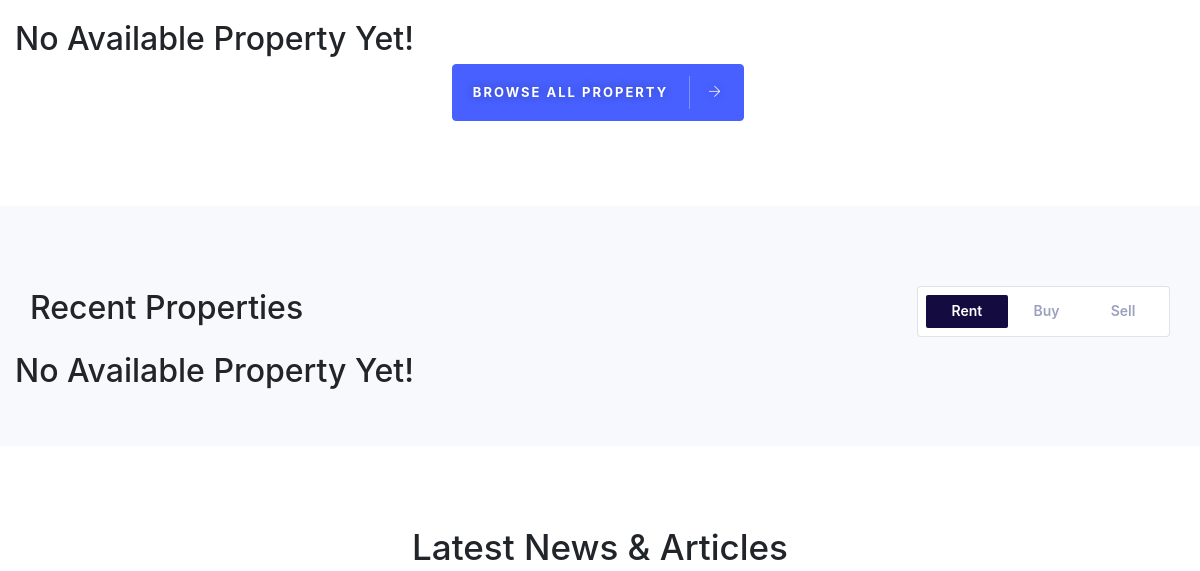
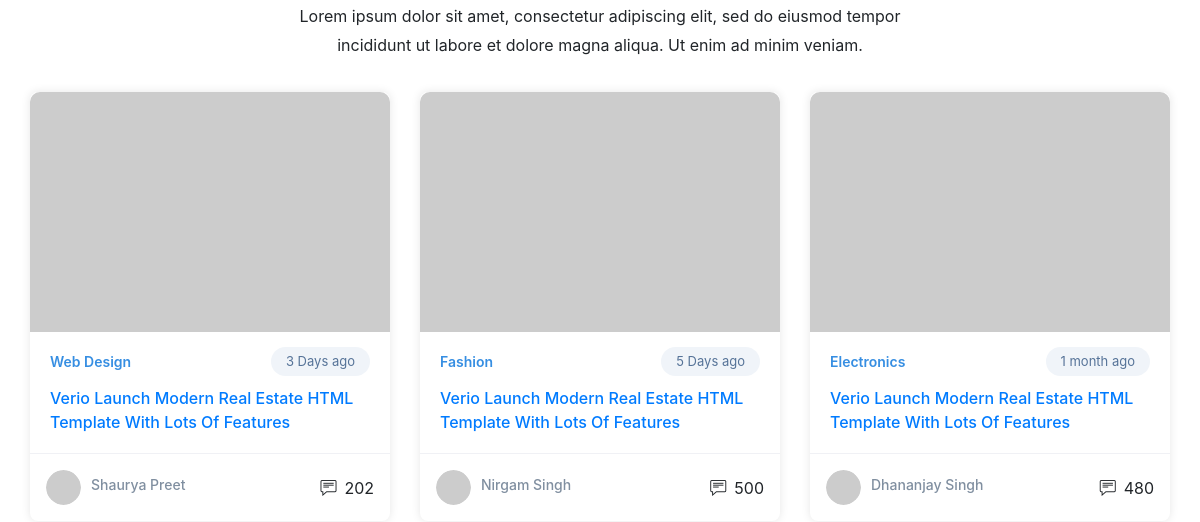
Before: / (middle part) with the older database file (2 pictures, top to bottom).
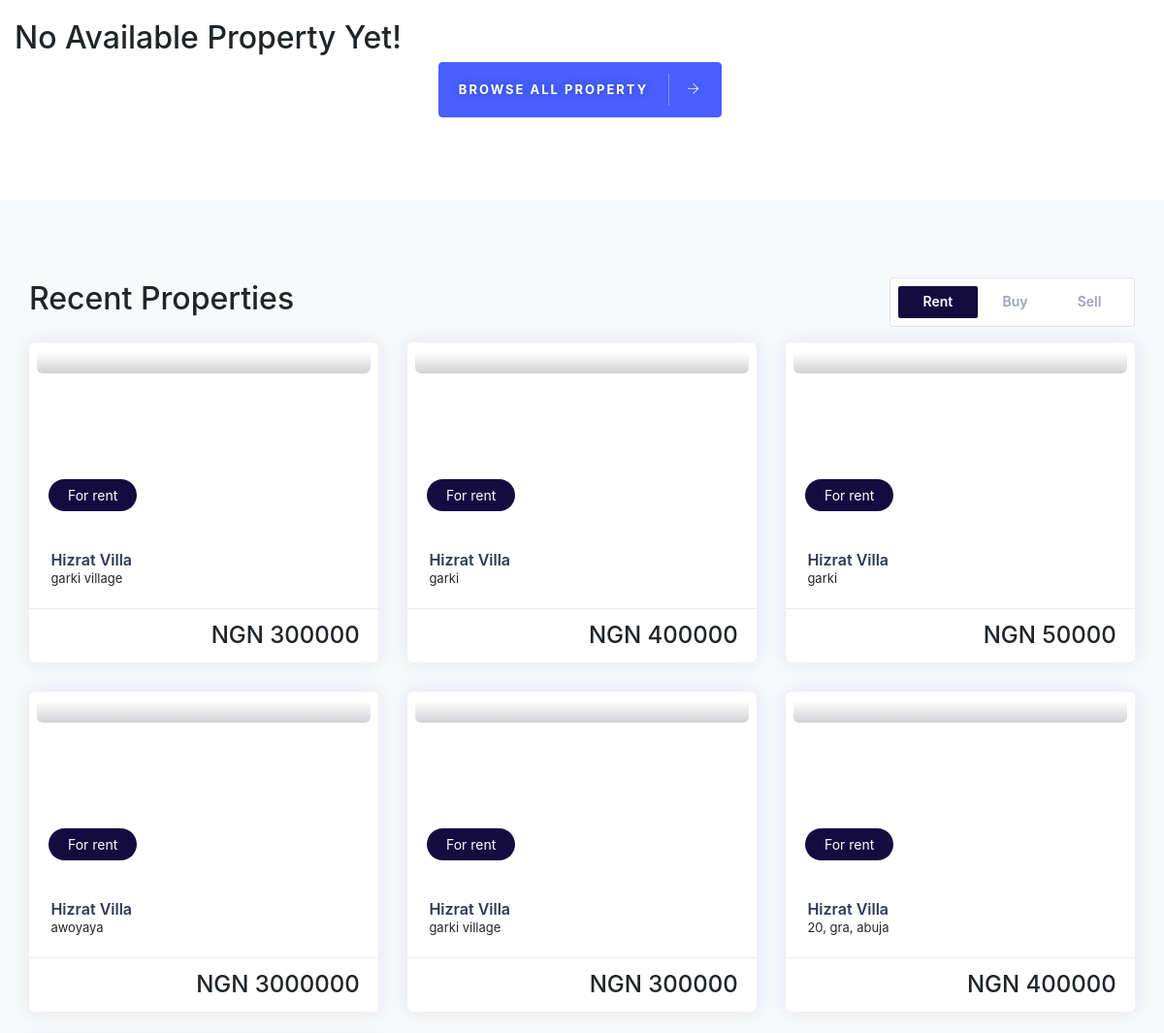
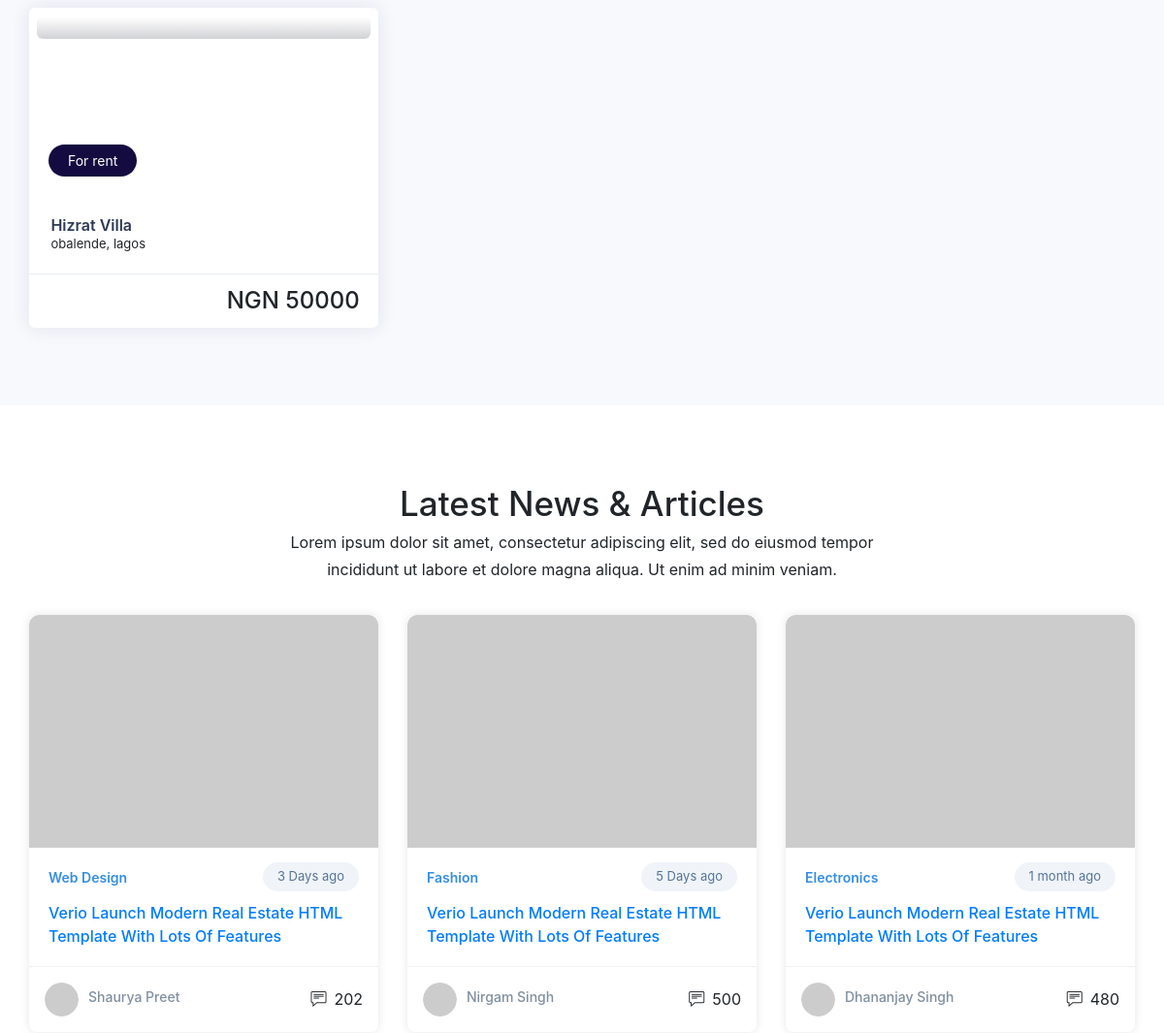
After: the same page with the newer database file (2 pictures, top to bottom).
### properties/models.py (models this page shows, shortened)
class Property(models.Model):
    title          = models.CharField(max_length=20, verbose_name='title')
    status         = models.CharField(max_length=20, verbose_name='status')
    types          = models.CharField(max_length=20, verbose_name='types')
    price          = models.IntegerField(default=0)
    slug           = models.SlugField(max_length=200, null=True, blank=True)
    area           = models.CharField(max_length=20, verbose_name='area')
    bedrooms       = models.CharField(max_length=20, verbose_name='bedrooms')
    bathrooms      = models.CharField(max_length=20, verbose_name='bathrooms')
    image_one      = CloudinaryField(null=True, blank=True)
    image_two      = CloudinaryField(null=True, blank=True)
    image_three    = CloudinaryField(null=True, blank=True)
    image_four     = CloudinaryField(null=True, blank=True)
    image_five     = CloudinaryField(null=True, blank=True)
    location       = models.CharField(max_length=200, verbose_name='location')
    description    = models.TextField(max_length=2000, verbose_name='description')
    created_on     = models.DateTimeField(default=timezone.now)
    customer       = models.ForeignKey(UserRegistration, on_delete= models.CASCADE, blank=True, null=True)
    class Meta:
        ordering = ['-created_on']
    @property
    def imageURL_one(self):
        try:
            url = self.image_one.url
        except:
            url = ''
        return url

### properties/views.py (the view)
# urls.py: 2. Add a URL to urlpatterns:  path('', views.home, name='home')
def home(request):
    property_list = Property.objects.all()
    properties = Property.objects.filter().order_by('-created_on')[0:20]
    featuredProperty_list = FeaturedProperty.objects.all()
    featuredProperties = FeaturedProperty.objects.filter().order_by('-created_on')[0:20]
    if request.method == 'POST':
        form = UserRegistrationForm(request.POST or None)
        if form.is_valid():
            print(form.cleaned_data)
            form.save()
            obj = form.save()
            email = obj.email
            current_site=get_current_site(request)
            email_subject='Activate Your Account'
            message=render_to_string('home/activate.html',
            {
                'user':form,
                'domain':current_site.domain,
                'uid':urlsafe_base64_encode(force_bytes(obj.id)),
                'token':generate_token.make_token(obj)
            })
            email_message = EmailMessage(
                email_subject,
                message,
                settings.EMAIL_HOST_USER,
                [email]
            )
            email_message.send()
            get_plan = Plan.objects.get(plan_type='Free')
            instance = UserPlan.objects.create(user=obj, plan=get_plan)
            messages.success(request, "Registration Successful." )
            return redirect('/')
        else:
            print(form.cleaned_data)
            messages.error(request, "Sign Up not successful")
            return render(request, 'home/index.html',{'property_list': property_list,'featuredProperty_list': featuredProperty_list,'properties': properties,'featuredProperties': featuredProperties,'form':form})
    else:
        form = UserRegistrationForm()
    return render(request, 'home/index.html',{'property_list': property_list,'featuredProperty_list': featuredProperty_list,'properties': properties,'featuredProperties': featuredProperties,'form':form})

### templates/home/index.html (shortened to what this page needs)
{% extends 'base/homeBase.html' %}
{% load static %}
{% block content %}
<section>
	<div class="container">
		<div class="row justify-content-center">
			<div class="col-lg-7 col-md-8">
			</div>
		</div>
		<div class="row">
			{% for featured_property in featuredProperties %}
			<div class="col-lg-4 col-md-6 col-sm-12">
				<div class="single_property_style property_style_2 modern">
					<div class="listing_thumb_wrapper">
						<div class="property_gallery_slide-thumb">
							<a href="{% url 'property_detail' featured_property.slug  %}"><img src="{{ featured_property.imageURL_one }}" class="img-fluid mx-auto" alt=""></a>
						</div>
						<div class="uilist_view_thumb">
							<a href="#" class="uilist-btn text-warning" data-toggle="tooltip" data-original-title="304 Views"><i class="ti-eye"></i></a>
						</div>
					</div>
					<div class="property_caption_wrappers pb-0">
						<div class="property_short_detail">
							<div class="pr_type_status">
								<h4 class="pr-property_title mb-1"><a href="{% url 'property_detail' featured_property.slug  %}">{{ featured_property.title }}</a></h4>
								<div class="listing-location-name"><a href="{% url 'property_detail' featured_property.slug  %}">{{ featured_property.area }}</a></div>
							</div>
							<div class="property-real-price"><a href="{% url 'property_detail' featured_property.slug  %}" class="cl-blue">NGN {{ featured_property.price }}<span class="price_status"></span></a></div>
						</div>
					</div>
					<div class="modern_property_footer">
						<div class="property-lists flex-1">
							<ul>
							</ul>
						</div>
						<div class="fp_types">For {{ featured_property.status }}</div>
					</div>
				</div>
			</div>
			{% empty %}
                        <h2>No Available Property Yet!</h2>
            {% endfor %}
		</div>
		<div class="row">
			<div class="col-lg-12 col-md-12 col-sm-12 text-center">
				<a href="#" class="btn btn-theme arrow-btn bg-2">Browse All Property<span><i class="ti-arrow-right"></i></span></a>
			</div>
		</div>
	</div>
</section>
<section class="gray-simple min">
	<div class="container">
		<div class="row">
			<div class="col-lg-12 col-md-12 col-sm-12 mb-3">
				<div class="sec-heading2">
					<div class="sec-left">
						<h2>Recent Properties</h2>
					</div>
					<div class="sec-right">
						<div class="filterspace__controls">
							<ul class="nav nav-pills" id="pills-tab" role="tablist">
								<li class="nav-item">
									<a class="nav-link active" id="rent-tab" data-toggle="pill" href="#pills-rent" role="tab" aria-controls="pills-rent" aria-selected="true">Rent</a>
								</li>
								<li class="nav-item">
									<a class="nav-link" id="buy-tab" data-toggle="pill" href="#pills-buy" role="tab" aria-controls="pills-buy" aria-selected="false">Buy</a>
								</li>
								<li class="nav-item">
									<a class="nav-link" id="sell-tab" data-toggle="pill" href="#pills-sell" role="tab" aria-controls="pills-sell" aria-selected="false">Sell</a>
								</li>
							</ul>
						</div>
					</div>
				</div>
			</div>
		</div>
		<div class="row">
			{% for property in properties %}
			<div class="col-lg-4 col-md-6 col-sm-12">
				<div class="list-slide-box">
					<div class="modern-list">
						<div class="grid-category-thumb">
							<a href="{% url 'property_detail' property.slug  %}" class="overlay-cate"><img src="{{ property.imageURL_one }}" class="img-responsive" alt=""></a>
							<div class="property_meta simple">
								<a href="{% url 'property_detail' property.slug  %}" class="cate-trix theme-cl">For {{ property.status }}</a>
							</div>
						</div>
						<div class="modern-list-content">
							<div class="author-avater">
							</div>
							<div class="listing-content-wrap smalls">
								<h4 class="lst-title"><a href="{% url 'property_detail' property.slug  %}">Hizrat Villa</a></h4>
								<p>{{ property.area }}</p>
							</div>
							<div class="listing-footer-wrap property-lists mt-2">
								<h4 class="mdr-price">NGN {{ property.price }}</h4>
							</div>
						</div>
					</div>
				</div>
			</div>
			{% empty %}
				<h2>No Available Property Yet!</h2>
			{% endfor %}
		</div>
	</div>
</section>
<section>
	<div class="container">
		<div class="row justify-content-center">
			<div class="col-lg-7 col-md-8">
				<div class="sec-heading center">
					<h2>Latest News & Articles</h2>
					<p>Lorem ipsum dolor sit amet, consectetur adipiscing elit, sed do eiusmod tempor incididunt ut labore et dolore magna aliqua. Ut enim ad minim veniam.</p>
				</div>
			</div>
		</div>
		<div class="row">
			<div class="col-lg-4 col-md-6">
				<div class="grid_blog_box">
					<div class="gtid_blog_thumb">
						<a href="blog-detail.html"><img src="https://via.placeholder.com/1200x800" class="img-fluid" alt="" /></a>
					</div>
					<div class="blog-body">
						<div class="artices_blog_ctas">
							<div class="artcles_cats"><a href="#">Web Design</a></div>
							<span class="post-date">3 Days ago</span>
						</div>
						<h4 class="bl-title"><a href="blog-detail.html">Verio Launch Modern Real Estate HTML Template with Lots of Features</a></h4>
					</div>
					<div class="modern_property_footer">
						<div class="property-author">
							<div class="path-img"><a href="agent-page.html" tabindex="-1"><img src="https://via.placeholder.com/500x500" class="img-fluid" alt=""></a></div>
							<h5><a href="agent-page.html" tabindex="-1">Shaurya Preet</a></h5>
						</div>
						<span class="article-pulish-date"><i class="ti-comment-alt mr-2"></i>202</span>
					</div>
				</div>
			</div>
			<div class="col-lg-4 col-md-6">
				<div class="grid_blog_box">
					<div class="gtid_blog_thumb">
						<a href="blog-detail.html"><img src="https://via.placeholder.com/1200x800" class="img-fluid" alt="" /></a>
					</div>
					<div class="blog-body">
						<div class="artices_blog_ctas">
							<div class="artcles_cats"><a href="#">Fashion</a></div>
							<span class="post-date">5 Days ago</span>
						</div>
						<h4 class="bl-title"><a href="blog-detail.html">Verio Launch Modern Real Estate HTML Template with Lots of Features</a></h4>
					</div>
					<div class="modern_property_footer">
						<div class="property-author">
							<div class="path-img"><a href="agent-page.html" tabindex="-1"><img src="https://via.placeholder.com/500x500" class="img-fluid" alt=""></a></div>
							<h5><a href="agent-page.html" tabindex="-1">Nirgam Singh</a></h5>
						</div>
						<span class="article-pulish-date"><i class="ti-comment-alt mr-2"></i>500</span>
					</div>
				</div>
			</div>
			<div class="col-lg-4 col-md-6">
				<div class="grid_blog_box">
					<div class="gtid_blog_thumb">
						<a href="blog-detail.html"><img src="https://via.placeholder.com/1200x800" class="img-fluid" alt="" /></a>
					</div>
					<div class="blog-body">
						<div class="artices_blog_ctas">
							<div class="artcles_cats"><a href="#">Electronics</a></div>
							<span class="post-date">1 month ago</span>
						</div>
						<h4 class="bl-title"><a href="blog-detail.html">Verio Launch Modern Real Estate HTML Template with Lots of Features</a></h4>
					</div>
					<div class="modern_property_footer">
						<div class="property-author">
							<div class="path-img"><a href="agent-page.html" tabindex="-1"><img src="https://via.placeholder.com/500x500" class="img-fluid" alt=""></a></div>
							<h5><a href="agent-page.html" tabindex="-1">Dhananjay Singh</a></h5>
						</div>
						<span class="article-pulish-date"><i class="ti-comment-alt mr-2"></i>480</span>
					</div>
				</div>
			</div>
		</div>
	</div>
</section>
{% endblock %}

### templates/base/homeBase.html (shortened to what this page needs)
{% load static %}
{% load cloudinary %}
<!DOCTYPE html>
<html lang="en">
	<head>
        <link href="{% static 'assets/css/styles.css' %}" rel="stylesheet">
		<link href="{% static 'assets/css/plugins/ajax-loader.gif' %}" rel="stylesheet">
		<link href="{% static 'assets/css/plugins/animation.css' %}" rel="stylesheet">
		<link href="{% static 'assets/css/plugins/bootstrap.min.css' %}" rel="stylesheet">
		<link href="{% static 'assets/css/plugins/date-picker.css' %}" rel="stylesheet">
		<link href="{% static 'assets/css/plugins/dropzone.css' %}" rel="stylesheet">
		<link href="{% static 'assets/css/plugins/flaticon.css' %}" rel="stylesheet">
		<link href="{% static 'assets/css/plugins/font-awesome.css' %}" rel="stylesheet">
		<link href="{% static 'assets/css/plugins/iconfont.css' %}" rel="stylesheet">
		<link href="{% static 'assets/css/plugins/ion.rangeSlider.min.css' %}" rel="stylesheet">
		<link href="{% static 'assets/css/plugins/light-box.css' %}" rel="stylesheet">
		<link href="{% static 'assets/css/plugins/line-icons.css' %}" rel="stylesheet">
		<link href="{% static 'assets/css/plugins/magnifypopup.css' %}" rel="stylesheet">
		<link href="{% static 'assets/css/plugins/morris.css' %}" rel="stylesheet">
		<link href="{% static 'assets/css/plugins/plugins.css' %}" rel="stylesheet">
		<link href="{% static 'assets/css/plugins/select2.css' %}" rel="stylesheet">
		<link href="{% static 'assets/css/plugins/slick-theme.css' %}" rel="stylesheet">
		<link href="{% static 'assets/css/plugins/slick-theme.less.css' %}" rel="stylesheet">
		<link href="{% static 'assets/css/plugins/slick-theme.scss' %}" rel="stylesheet">
		<link href="{% static 'assets/css/plugins/slick.css' %}" rel="stylesheet">
		<link href="{% static 'assets/css/plugins/slick.scss' %}" rel="stylesheet">
		<link href="{% static 'assets/css/plugins/themify.css' %}" rel="stylesheet">
		<link href="{% static 'assets/css/colors.css' %}" rel="stylesheet">
		<link href="{% static 'assets/css/floating-wpp.css' %}" rel="stylesheet">
		<link href="{% static 'assets/css/floating-wpp.min.css' %}" rel="stylesheet">
		<link rel="stylesheet" href="{% static 'assets/css/venom-button.min.css' %}">
    </head>
    <body class="yellow-skin">
        <div id="main-wrapper">
			{% block content %}
            {% endblock  %}
		</div>
	</body>
</html>

Changed rows visible on the page:
added Property: status "rent", area "garki village", price "300000"
added Property: status "rent", area "garki", price "400000"
added Property: status "rent", area "garki", price "50000"
added Property: status "rent", area "awoyaya", price "3000000"
added Property: status "rent", area "garki village", price "300000"
added Property: status "rent", area "20, gra, abuja", price "400000"
added Property: status "rent", area "obalende, lagos", price "50000"
Other visible differences:
text no longer shown: "No Available Property Yet!"
